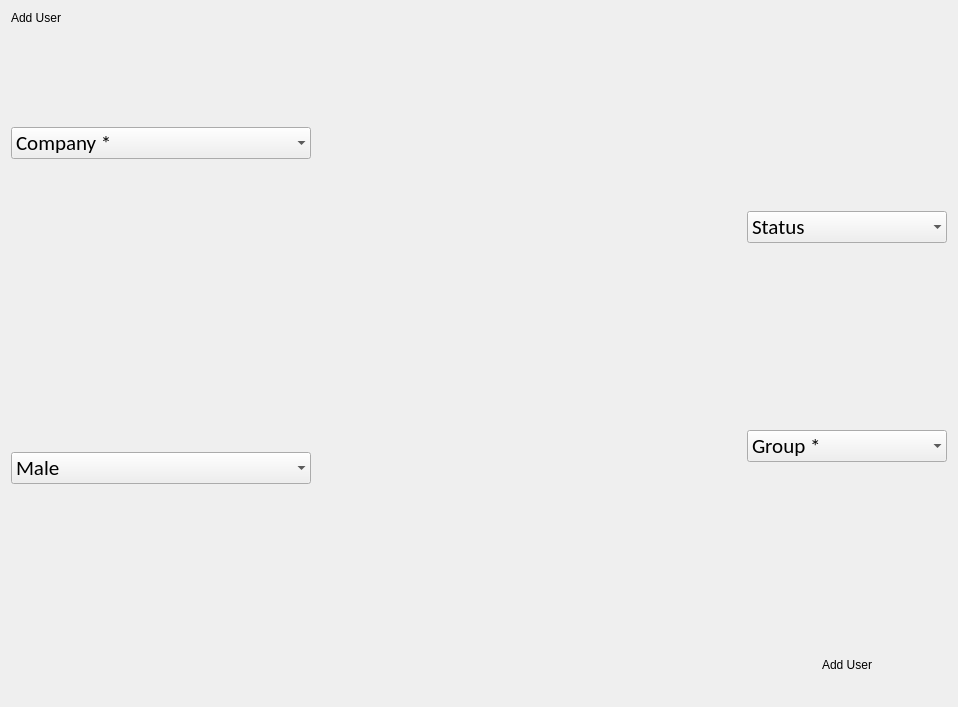
<?xml version="1.0" encoding="UTF-8"?>
<ui version="4.0">
 <class>F_AddUser</class>
 <widget class="QFrame" name="F_AddUser">
  <property name="windowModality">
   <enum>Qt::ApplicationModal</enum>
  </property>
  <property name="geometry">
   <rect>
    <x>0</x>
    <y>0</y>
    <width>958</width>
    <height>707</height>
   </rect>
  </property>
  <layout class="QVBoxLayout" name="verticalLayout_3">
   <item>
    <widget class="QLabel" name="L_header">
     <property name="text">
      <string>Add User</string>
     </property>
    </widget>
   </item>
   <item>
    <layout class="QHBoxLayout" name="horizontalLayout">
     <item>
      <layout class="QVBoxLayout" name="layoutLeftSide">
       <item>
        <spacer name="verticalSpacer">
         <property name="orientation">
          <enum>Qt::Vertical</enum>
         </property>
         <property name="sizeHint" stdset="0">
          <size>
           <width>20</width>
           <height>40</height>
          </size>
         </property>
        </spacer>
       </item>
       <item>
        <widget class="QComboBox" name="Cb_company">
         <property name="minimumSize">
          <size>
           <width>0</width>
           <height>25</height>
          </size>
         </property>
         <property name="font">
          <font>
           <family>Calibri</family>
           <pointsize>16</pointsize>
           <weight>50</weight>
           <italic>false</italic>
           <bold>false</bold>
          </font>
         </property>
         <property name="cursor">
          <cursorShape>PointingHandCursor</cursorShape>
         </property>
         <property name="frame">
          <bool>false</bool>
         </property>
         <item>
          <property name="text">
           <string>Company *</string>
          </property>
         </item>
        </widget>
       </item>
       <item>
        <widget class="MDLineEdit" name="W_firstName">
         <property name="minimumSize">
          <size>
           <width>300</width>
           <height>90</height>
          </size>
         </property>
         <property name="maximumSize">
          <size>
           <width>524287</width>
           <height>524287</height>
          </size>
         </property>
         <property name="font">
          <font>
           <pointsize>12</pointsize>
           <weight>75</weight>
           <bold>true</bold>
           <stylestrategy>PreferAntialias</stylestrategy>
           <kerning>true</kerning>
          </font>
         </property>
         <property name="focusPolicy">
          <enum>Qt::TabFocus</enum>
         </property>
         <property name="toolTip">
          <string>type First Name here</string>
         </property>
         <property name="whatsThis">
          <string>Styled Input Text.</string>
         </property>
         <property name="labelText">
          <string>First Name *</string>
         </property>
         <property name="fontSize">
          <number>15</number>
         </property>
         <property name="helperVisible" stdset="0">
          <bool>false</bool>
         </property>
         <property name="leftIconVisible" stdset="0">
          <bool>false</bool>
         </property>
         <property name="rightIconVisible" stdset="0">
          <bool>false</bool>
         </property>
         <property name="LBtnSize">
          <size>
           <width>100</width>
           <height>30</height>
          </size>
         </property>
        </widget>
       </item>
       <item>
        <widget class="MDLineEdit" name="W_lastName">
         <property name="minimumSize">
          <size>
           <width>300</width>
           <height>90</height>
          </size>
         </property>
         <property name="maximumSize">
          <size>
           <width>524287</width>
           <height>524287</height>
          </size>
         </property>
         <property name="font">
          <font>
           <pointsize>12</pointsize>
          </font>
         </property>
         <property name="focusPolicy">
          <enum>Qt::TabFocus</enum>
         </property>
         <property name="toolTip">
          <string>type Last Name here</string>
         </property>
         <property name="whatsThis">
          <string>Styled Input Text.</string>
         </property>
         <property name="labelText">
          <string>Last Name *</string>
         </property>
         <property name="fontSize">
          <number>15</number>
         </property>
         <property name="helperVisible" stdset="0">
          <bool>false</bool>
         </property>
         <property name="leftIconVisible" stdset="0">
          <bool>false</bool>
         </property>
         <property name="rightIconVisible" stdset="0">
          <bool>false</bool>
         </property>
        </widget>
       </item>
       <item>
        <spacer name="verticalSpacer_4">
         <property name="orientation">
          <enum>Qt::Vertical</enum>
         </property>
         <property name="sizeHint" stdset="0">
          <size>
           <width>20</width>
           <height>40</height>
          </size>
         </property>
        </spacer>
       </item>
       <item>
        <widget class="QComboBox" name="Cb_gender">
         <property name="minimumSize">
          <size>
           <width>200</width>
           <height>25</height>
          </size>
         </property>
         <property name="font">
          <font>
           <family>Calibri</family>
           <pointsize>16</pointsize>
           <weight>50</weight>
           <italic>false</italic>
           <bold>false</bold>
          </font>
         </property>
         <property name="cursor">
          <cursorShape>PointingHandCursor</cursorShape>
         </property>
         <property name="editable">
          <bool>false</bool>
         </property>
         <property name="insertPolicy">
          <enum>QComboBox::NoInsert</enum>
         </property>
         <property name="iconSize">
          <size>
           <width>24</width>
           <height>24</height>
          </size>
         </property>
         <property name="frame">
          <bool>false</bool>
         </property>
         <item>
          <property name="text">
           <string>Male</string>
          </property>
         </item>
         <item>
          <property name="text">
           <string>Female</string>
          </property>
         </item>
        </widget>
       </item>
       <item>
        <widget class="MDLineEdit" name="W_phone">
         <property name="minimumSize">
          <size>
           <width>300</width>
           <height>90</height>
          </size>
         </property>
         <property name="maximumSize">
          <size>
           <width>524287</width>
           <height>524287</height>
          </size>
         </property>
         <property name="font">
          <font>
           <pointsize>12</pointsize>
          </font>
         </property>
         <property name="focusPolicy">
          <enum>Qt::TabFocus</enum>
         </property>
         <property name="toolTip">
          <string>My custom Line Edit Support MD </string>
         </property>
         <property name="whatsThis">
          <string>Styled Input Text.</string>
         </property>
         <property name="labelText">
          <string>Phone *</string>
         </property>
         <property name="fontSize">
          <number>15</number>
         </property>
         <property name="helperText">
          <string/>
         </property>
         <property name="placeHolder">
          <string>+xxx xxx xxx xxx</string>
         </property>
         <property name="helperVisible" stdset="0">
          <bool>false</bool>
         </property>
         <property name="leftIconVisible" stdset="0">
          <bool>false</bool>
         </property>
         <property name="rightIconVisible" stdset="0">
          <bool>false</bool>
         </property>
         <property name="LIconPixmap" stdset="0">
          <pixmap resource="../icons.qrc">:/b/icons/b/ic_phone_2x.png</pixmap>
         </property>
         <property name="LIconSize" stdset="0">
          <size>
           <width>30</width>
           <height>24</height>
          </size>
         </property>
        </widget>
       </item>
       <item>
        <spacer name="verticalSpacer_5">
         <property name="orientation">
          <enum>Qt::Vertical</enum>
         </property>
         <property name="sizeHint" stdset="0">
          <size>
           <width>20</width>
           <height>40</height>
          </size>
         </property>
        </spacer>
       </item>
      </layout>
     </item>
     <item>
      <spacer name="horizontalSpacer_2">
       <property name="orientation">
        <enum>Qt::Horizontal</enum>
       </property>
       <property name="sizeHint" stdset="0">
        <size>
         <width>40</width>
         <height>20</height>
        </size>
       </property>
      </spacer>
     </item>
     <item>
      <layout class="QVBoxLayout" name="layoutMid">
       <item>
        <spacer name="verticalSpacer_9">
         <property name="orientation">
          <enum>Qt::Vertical</enum>
         </property>
         <property name="sizeHint" stdset="0">
          <size>
           <width>20</width>
           <height>40</height>
          </size>
         </property>
        </spacer>
       </item>
       <item>
        <widget class="MDLineEdit" name="W_email">
         <property name="minimumSize">
          <size>
           <width>300</width>
           <height>90</height>
          </size>
         </property>
         <property name="maximumSize">
          <size>
           <width>524287</width>
           <height>524287</height>
          </size>
         </property>
         <property name="font">
          <font>
           <pointsize>12</pointsize>
          </font>
         </property>
         <property name="focusPolicy">
          <enum>Qt::TabFocus</enum>
         </property>
         <property name="toolTip">
          <string>Type your current Email</string>
         </property>
         <property name="whatsThis">
          <string>Styled Input Text.</string>
         </property>
         <property name="labelText">
          <string>Email *</string>
         </property>
         <property name="fontSize">
          <number>15</number>
         </property>
         <property name="helperText">
          <string/>
         </property>
         <property name="placeHolder">
          <string>name@email.com</string>
         </property>
         <property name="helperVisible" stdset="0">
          <bool>false</bool>
         </property>
         <property name="leftIconVisible" stdset="0">
          <bool>false</bool>
         </property>
         <property name="rightIconVisible" stdset="0">
          <bool>false</bool>
         </property>
         <property name="LIconPixmap" stdset="0">
          <pixmap resource="../icons.qrc">:/b/icons/b/ic_mail_2x.png</pixmap>
         </property>
         <property name="LIconSize" stdset="0">
          <size>
           <width>30</width>
           <height>30</height>
          </size>
         </property>
        </widget>
       </item>
       <item>
        <widget class="MDLineEdit" name="W_username">
         <property name="minimumSize">
          <size>
           <width>300</width>
           <height>90</height>
          </size>
         </property>
         <property name="maximumSize">
          <size>
           <width>524287</width>
           <height>524287</height>
          </size>
         </property>
         <property name="font">
          <font>
           <pointsize>12</pointsize>
          </font>
         </property>
         <property name="focusPolicy">
          <enum>Qt::TabFocus</enum>
         </property>
         <property name="labelText">
          <string>User Name *</string>
         </property>
         <property name="fontSize">
          <number>15</number>
         </property>
         <property name="helperText">
          <string/>
         </property>
         <property name="placeHolder">
          <string>type username</string>
         </property>
         <property name="helperVisible" stdset="0">
          <bool>false</bool>
         </property>
         <property name="leftIconVisible" stdset="0">
          <bool>false</bool>
         </property>
         <property name="rightIconVisible" stdset="0">
          <bool>false</bool>
         </property>
         <property name="LIconPixmap" stdset="0">
          <pixmap resource="../icons.qrc">:/b/icons/b/ic_account_circle_2x.png</pixmap>
         </property>
         <property name="LIconSize" stdset="0">
          <size>
           <width>30</width>
           <height>30</height>
          </size>
         </property>
        </widget>
       </item>
       <item>
        <widget class="MDLineEdit" name="W_password">
         <property name="minimumSize">
          <size>
           <width>300</width>
           <height>90</height>
          </size>
         </property>
         <property name="maximumSize">
          <size>
           <width>524287</width>
           <height>524287</height>
          </size>
         </property>
         <property name="font">
          <font>
           <pointsize>12</pointsize>
          </font>
         </property>
         <property name="focusPolicy">
          <enum>Qt::TabFocus</enum>
         </property>
         <property name="labelText">
          <string>Password *</string>
         </property>
         <property name="fontSize">
          <number>15</number>
         </property>
         <property name="helperText">
          <string>At least 1 Capital, 1 Lowercase, 1 number and more then 8 characters long</string>
         </property>
         <property name="helperVisible" stdset="0">
          <bool>true</bool>
         </property>
         <property name="leftIconVisible" stdset="0">
          <bool>false</bool>
         </property>
         <property name="LIconPixmap" stdset="0">
          <pixmap resource="../icons.qrc">:/b/icons/b/ic_vpn_key_2x.png</pixmap>
         </property>
         <property name="LIconSize" stdset="0">
          <size>
           <width>30</width>
           <height>24</height>
          </size>
         </property>
         <property name="RIconPixmap" stdset="0">
          <pixmap resource="../icons.qrc">:/b/icons/b/ic_remove_red_eye_2x.png</pixmap>
         </property>
        </widget>
       </item>
       <item>
        <widget class="MDLineEdit" name="W_confirmePass">
         <property name="minimumSize">
          <size>
           <width>300</width>
           <height>90</height>
          </size>
         </property>
         <property name="maximumSize">
          <size>
           <width>524287</width>
           <height>524287</height>
          </size>
         </property>
         <property name="font">
          <font>
           <pointsize>12</pointsize>
          </font>
         </property>
         <property name="focusPolicy">
          <enum>Qt::TabFocus</enum>
         </property>
         <property name="labelText">
          <string>Confirm Password *</string>
         </property>
         <property name="fontSize">
          <number>15</number>
         </property>
         <property name="helperText">
          <string/>
         </property>
         <property name="placeHolder">
          <string/>
         </property>
         <property name="helperVisible" stdset="0">
          <bool>false</bool>
         </property>
         <property name="leftIconVisible" stdset="0">
          <bool>false</bool>
         </property>
         <property name="rightIconVisible" stdset="0">
          <bool>false</bool>
         </property>
         <property name="LIconPixmap" stdset="0">
          <pixmap resource="../icons.qrc">:/b/icons/b/ic_done_all_2x.png</pixmap>
         </property>
         <property name="LIconSize" stdset="0">
          <size>
           <width>30</width>
           <height>24</height>
          </size>
         </property>
        </widget>
       </item>
       <item>
        <spacer name="verticalSpacer_10">
         <property name="orientation">
          <enum>Qt::Vertical</enum>
         </property>
         <property name="sizeHint" stdset="0">
          <size>
           <width>20</width>
           <height>40</height>
          </size>
         </property>
        </spacer>
       </item>
      </layout>
     </item>
     <item>
      <spacer name="horizontalSpacer_3">
       <property name="orientation">
        <enum>Qt::Horizontal</enum>
       </property>
       <property name="sizeHint" stdset="0">
        <size>
         <width>40</width>
         <height>20</height>
        </size>
       </property>
      </spacer>
     </item>
     <item>
      <layout class="QVBoxLayout" name="layoutRightSide">
       <item>
        <spacer name="verticalSpacer_12">
         <property name="orientation">
          <enum>Qt::Vertical</enum>
         </property>
         <property name="sizeHint" stdset="0">
          <size>
           <width>20</width>
           <height>40</height>
          </size>
         </property>
        </spacer>
       </item>
       <item>
        <widget class="QComboBox" name="Cb_status">
         <property name="minimumSize">
          <size>
           <width>200</width>
           <height>25</height>
          </size>
         </property>
         <property name="maximumSize">
          <size>
           <width>350</width>
           <height>16777215</height>
          </size>
         </property>
         <property name="font">
          <font>
           <family>Calibri</family>
           <pointsize>16</pointsize>
           <weight>50</weight>
           <italic>false</italic>
           <bold>false</bold>
          </font>
         </property>
         <property name="cursor">
          <cursorShape>PointingHandCursor</cursorShape>
         </property>
         <property name="iconSize">
          <size>
           <width>16</width>
           <height>16</height>
          </size>
         </property>
         <property name="frame">
          <bool>false</bool>
         </property>
         <item>
          <property name="text">
           <string>Status</string>
          </property>
         </item>
         <item>
          <property name="text">
           <string>Active</string>
          </property>
         </item>
         <item>
          <property name="text">
           <string>Pending</string>
          </property>
         </item>
         <item>
          <property name="text">
           <string>Banned</string>
          </property>
         </item>
         <item>
          <property name="text">
           <string>Disactive</string>
          </property>
         </item>
         <item>
          <property name="text">
           <string>Delete</string>
          </property>
         </item>
        </widget>
       </item>
       <item>
        <spacer name="verticalSpacer_13">
         <property name="orientation">
          <enum>Qt::Vertical</enum>
         </property>
         <property name="sizeHint" stdset="0">
          <size>
           <width>20</width>
           <height>40</height>
          </size>
         </property>
        </spacer>
       </item>
       <item>
        <widget class="QComboBox" name="Cb_group">
         <property name="minimumSize">
          <size>
           <width>0</width>
           <height>25</height>
          </size>
         </property>
         <property name="font">
          <font>
           <family>Calibri</family>
           <pointsize>16</pointsize>
           <weight>50</weight>
           <italic>false</italic>
           <bold>false</bold>
          </font>
         </property>
         <property name="cursor">
          <cursorShape>PointingHandCursor</cursorShape>
         </property>
         <property name="frame">
          <bool>false</bool>
         </property>
         <item>
          <property name="text">
           <string>Group *</string>
          </property>
         </item>
        </widget>
       </item>
       <item>
        <widget class="QWidget" name="widget" native="true">
         <layout class="QVBoxLayout" name="verticalLayout">
          <property name="spacing">
           <number>0</number>
          </property>
          <property name="leftMargin">
           <number>0</number>
          </property>
          <property name="topMargin">
           <number>0</number>
          </property>
          <property name="rightMargin">
           <number>0</number>
          </property>
          <property name="bottomMargin">
           <number>0</number>
          </property>
         </layout>
        </widget>
       </item>
       <item>
        <spacer name="verticalSpacer_2">
         <property name="orientation">
          <enum>Qt::Vertical</enum>
         </property>
         <property name="sizeHint" stdset="0">
          <size>
           <width>20</width>
           <height>40</height>
          </size>
         </property>
        </spacer>
       </item>
       <item>
        <widget class="QPushButton" name="Bt_addUser">
         <property name="text">
          <string>Add User</string>
         </property>
         <property name="default">
          <bool>true</bool>
         </property>
         <property name="flat">
          <bool>true</bool>
         </property>
        </widget>
       </item>
      </layout>
     </item>
    </layout>
   </item>
   <item>
    <spacer name="horizontalSpacer">
     <property name="orientation">
      <enum>Qt::Horizontal</enum>
     </property>
     <property name="sizeHint" stdset="0">
      <size>
       <width>935</width>
       <height>20</height>
      </size>
     </property>
    </spacer>
   </item>
  </layout>
 </widget>
 <customwidgets>
  <customwidget>
   <class>MDLineEdit</class>
   <extends>QWidget</extends>
   <header>mdlineedit.h</header>
  </customwidget>
 </customwidgets>
 <tabstops>
  <tabstop>Cb_company</tabstop>
  <tabstop>W_firstName</tabstop>
  <tabstop>W_lastName</tabstop>
  <tabstop>Cb_gender</tabstop>
  <tabstop>W_phone</tabstop>
  <tabstop>W_email</tabstop>
  <tabstop>W_username</tabstop>
  <tabstop>W_password</tabstop>
  <tabstop>W_confirmePass</tabstop>
  <tabstop>Cb_status</tabstop>
  <tabstop>Cb_group</tabstop>
  <tabstop>Bt_addUser</tabstop>
 </tabstops>
 <resources>
  <include location="../icons.qrc"/>
 </resources>
 <connections/>
</ui>
